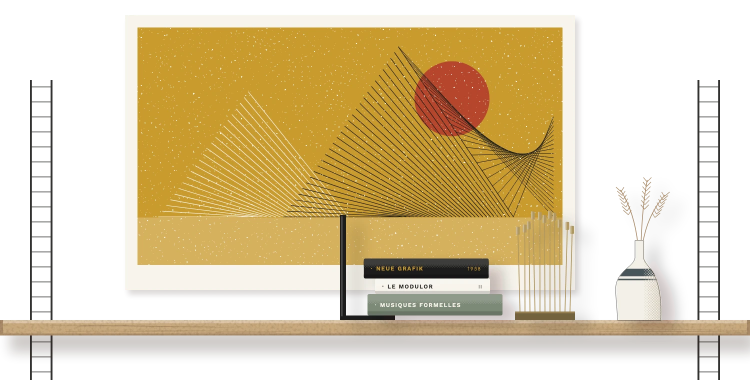
#> input picture v19/assets/shelf.webp, 1500 x 760 px (shown at 1/2 size)
$ python comp_shelf.py
#> lines starting #> are read from the running program, lines starting #| are printed output that depends on the picture
import os as _os; UTIL = _os.path.normpath(_os.path.join(_os.path.dirname(_os.path.abspath(__file__)), '..')); REPO = _os.path.dirname(UTIL)
from PIL import Image
A=REPO + '/v19/assets/'
sh=Image.open(A+'shelf.webp'); S=5; TOP=32
#> further down, sh is the input picture: PIL image 1500x760 RGBA; mean R, G, B, A 103.4, 85.2, 48.8, 132.9
bg=Image.new('RGBA',(sh.width+40,sh.height+40),(236,232,223,255))
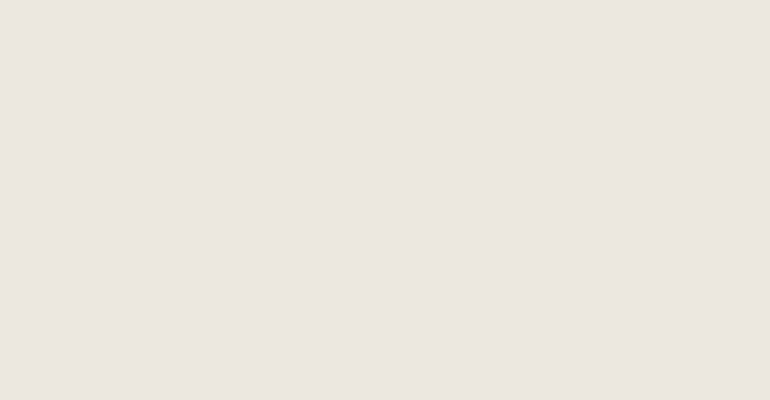
#> bg: PIL image 1540x800 RGBA (shown at 1/2 size); mean R, G, B, A 236, 232, 223, 255
bg.alpha_composite(sh,(20,20))
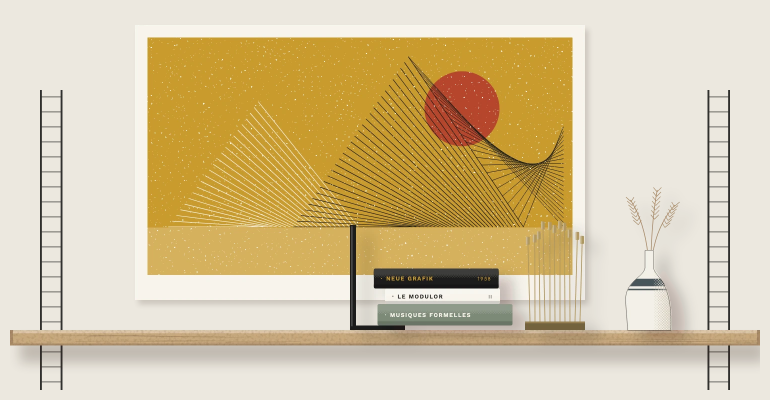
#> bg: PIL image 1540x800 RGBA (shown at 1/2 size); mean R, G, B, A 214.4, 196.8, 159.1, 255
x=40
for i,w in ((1,32),(2,29),(3,30.5)):
#> (the run stopped early here; a loop or call above may not have finished)

$ run again, with v19/assets/lamp.webp copied over v19/assets/shelf.webp
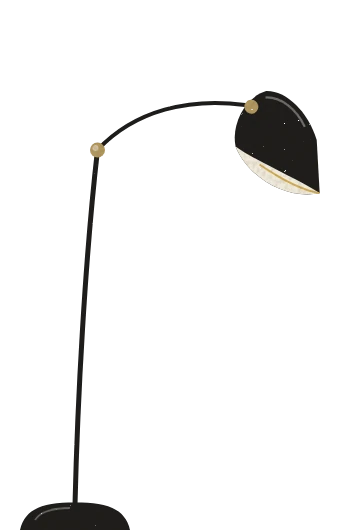
#> input picture v19/assets/lamp.webp, 350 x 530 px
#> sh is the input picture: PIL image 350x530 RGBA; mean R, G, B, A 5, 4.7, 4.3, 15.7
#> `bg.alpha_composite(sh,(20,20))`:
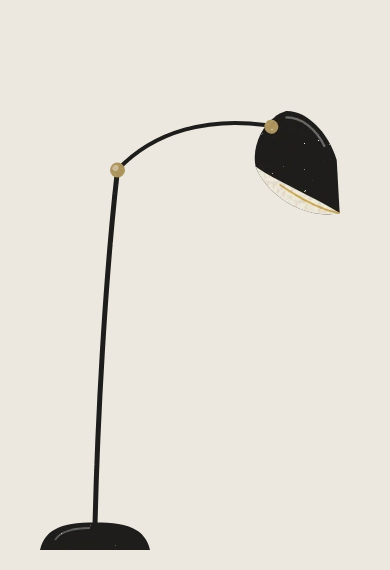
#> bg: PIL image 390x570 RGBA; mean R, G, B, A 226.7, 222.7, 213.9, 255
